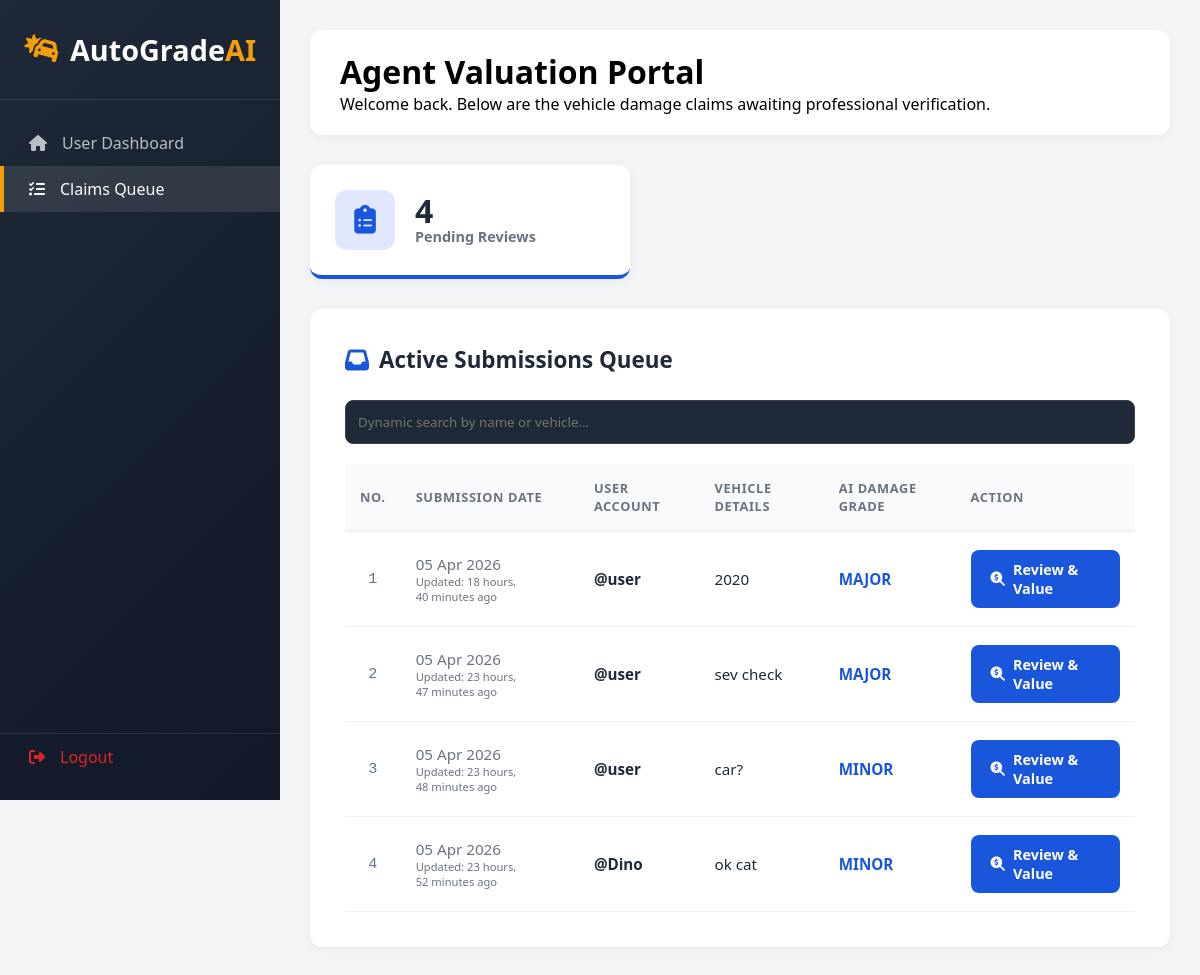
The app's page /agent-portal/ (signed in), older data.
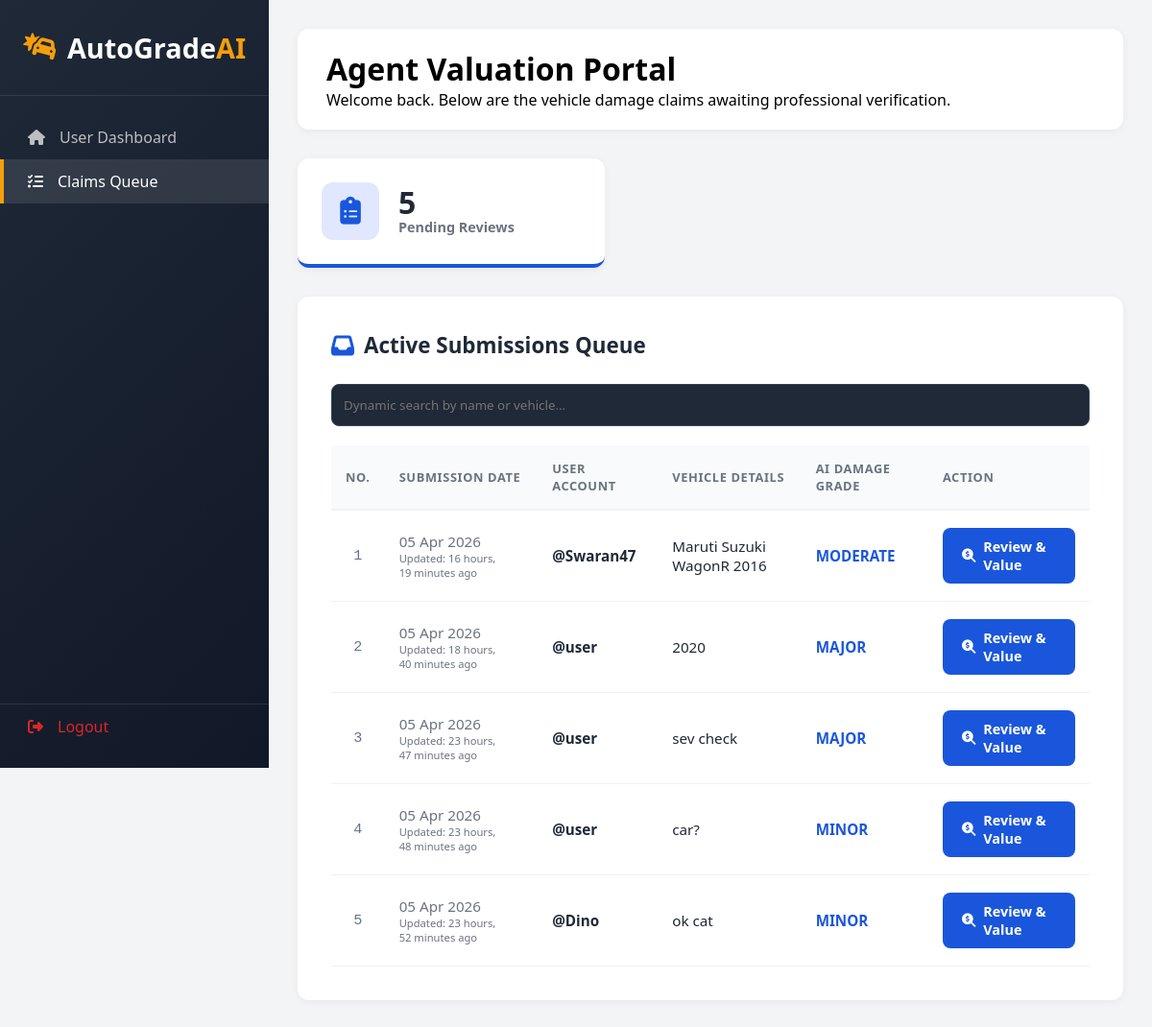
The same page, newer data.
### my_admin/models.py (models this page shows)
class DamageAnalysis(models.Model):
    user = models.ForeignKey(User, on_delete=models.CASCADE, related_name='claims')
    agent = models.ForeignKey(User, on_delete=models.SET_NULL, null=True, blank=True, related_name='tasks')
    damage_level = models.CharField(max_length=20, default='TBD')
    total_damage_factor = models.FloatField(default=0.0)
    detected_parts = models.CharField(max_length=255, null=True, blank=True)
    car_details = models.CharField(max_length=100)
    status = models.CharField(max_length=20, default='Pending')  # Pending, Approved, Appealed, Escalated
    market_value = models.DecimalField(max_digits=12, decimal_places=2, default=0)
    estimated_claim = models.DecimalField(max_digits=12, decimal_places=2, default=0)
    minor_coeff = models.FloatField(default=0.025)
    moderate_coeff = models.FloatField(default=0.05)
    major_coeff = models.FloatField(default=0.1)
    agent_comment = models.TextField(null=True, blank=True)
    user_appeal_reason = models.TextField(null=True, blank=True)
    appeal_count = models.IntegerField(default=0)
    created_at = models.DateTimeField(auto_now_add=True)
    updated_at = models.DateTimeField(auto_now=True)

### my_admin/views.py (the view)
# urls.py: path('agent-portal/', views.agent_dashboard, name='agent_dashboard'),
@login_required
@user_passes_test(is_agent, login_url='admin_dashboard')
def agent_dashboard(request):
    assigned_claims = DamageAnalysis.objects.filter(status='Pending').order_by('-updated_at')
    return render(request, "AgentDashboard.html", {'claims': assigned_claims})

### my_admin/views.py (called while the page is built)
def is_agent(user):
    try:
        return user.userprofile.role == 'Agent' or user.is_superuser
    except UserProfile.DoesNotExist:
        return False

### my_admin/templates/AgentDashboard.html (shortened to what this page needs)
<!DOCTYPE html>
<html lang="en">
<head>
    <link rel="stylesheet" href="https://cdnjs.cloudflare.com/ajax/libs/font-awesome/6.4.0/css/all.min.css">
</head>
<body>
    <div class="sidebar">
        <div class="sidebar-header">
            <div class="logo"><i class="fas fa-car-crash"></i><span>AutoGrade<span>AI</span></span></div>
        </div>
        <div class="nav-menu">
            <a href="{% url 'admin_dashboard' %}" class="nav-item"><i class="fas fa-home"></i><span>User Dashboard</span></a>
            <a href="{% url 'agent_dashboard' %}" class="nav-item active"><i class="fas fa-tasks"></i><span>Claims Queue</span></a>
        </div>
        <div class="sidebar-footer">
            <a href="{% url 'my_logout' %}" class="nav-item" style="color: var(--danger);">
                <i class="fas fa-sign-out-alt"></i><span>Logout</span>
            </a>
        </div>
    </div>
    <div class="main-content">
        <div class="top-bar">
            <h1>Agent Valuation Portal</h1>
            <p>Welcome back. Below are the vehicle damage claims awaiting professional verification.</p>
        </div>
        <div class="stats-container">
            <div class="stat-card">
                <div class="stat-icon"><i class="fas fa-clipboard-list"></i></div>
                <div>
                    <div class="stat-value">{{ claims|length }}</div>
                    <div class="stat-label">Pending Reviews</div>
                </div>
            </div>
        </div>
        <div class="table-container">
            <div class="table-header">
                <i class="fas fa-inbox" style="color: var(--primary); font-size: 1.5rem;"></i>
                <h2>Active Submissions Queue</h2>
            </div>
            <input type="text" id="agentSearch" onkeyup="simpleSearch()"
               placeholder="Dynamic search by name or vehicle..."
               class="search-bar"
               style="width: 100%; padding: 12px; margin-bottom: 20px; border-radius: 8px; border: 1px solid #374151; background: #1f2937; color: white;">
            <table>
                <thead>
                    <tr>
                        <th>No.</th>
                        <th>Submission Date</th>
                        <th>User Account</th>
                        <th>Vehicle Details</th>
                        <th>AI Damage Grade</th>
                        <th>Action</th>
                    </tr>
                </thead>
                <tbody>
                    {% for claim in claims %}
                    <tr {% if claim.status == 'Appealed' %}style="border-left: 5px solid var(--secondary); background-color: #fffbeb;"{% endif %}>
                        <td style="padding: 10px; color: #64748b; font-family: monospace;text-align: center;">
                            {{ forloop.counter }}
                        </td>
                        <td style="color: var(--gray);">
                            {{ claim.created_at|date:"d M Y" }}
                            <small style="display:block; font-size: 0.7rem;">Updated: {{ claim.updated_at|timesince }} ago</small>
                        </td>
                        <td style="font-weight: 700;">@{{ claim.user.username }}</td>
                        <td>{{ claim.car_details }}</td>
                        <td>
                            <strong style="color: var(--primary);">
                                {{ claim.damage_level|upper|default:"TBD" }}
                            </strong>
                        </td>
                        <td>
                            <a href="{% url 'review_claim' claim.id %}" class="btn-review">
                                {% if claim.status == 'Appealed' %}
                                    <i class="fas fa-gavel"></i> Re-Evaluate
                                {% else %}
                                    <i class="fas fa-search-dollar"></i> Review & Value
                                {% endif %}
                            </a>
                        </td>
                    </tr>
                    {% endfor %}
                </tbody>
            </table>
        </div>
    </div>
</body>
</html>

Row changes from the older to the newer data that the page shows:
added DamageAnalysis: created_at "05 Apr 2026", updated_at "16 hours, 19 minutes", user.username "Swaran47", car_details "Maruti Suzuki WagonR 2016", damage_level "MODERATE", status "Pending" (drawn)
Text that changed along with them:
{{ claims|length }}: "4" → "5"
